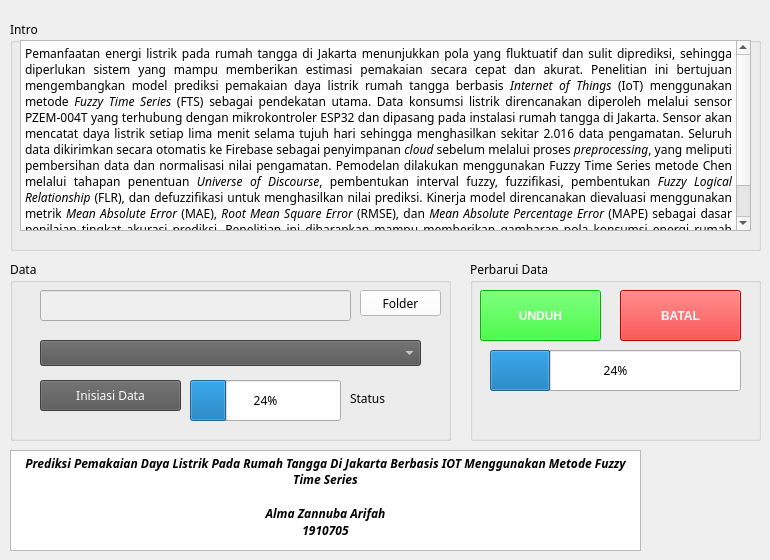
    <widget class="QWidget" name="Main">
     <attribute name="title">
      <string>Main</string>
     </attribute>
     <widget class="QGroupBox" name="groupBox_8">
      <property name="geometry">
       <rect>
        <x>470</x>
        <y>260</y>
        <width>291</width>
        <height>181</height>
       </rect>
      </property>
      <property name="font">
       <font>
        <family>JetBrains Mono</family>
       </font>
      </property>
      <property name="title">
       <string>Perbarui Data</string>
      </property>
      <widget class="QPushButton" name="download_BTN">
       <property name="geometry">
        <rect>
         <x>10</x>
         <y>30</y>
         <width>121</width>
         <height>51</height>
        </rect>
       </property>
       <property name="font">
        <font>
         <family>Segoe UI</family>
         <bold>true</bold>
        </font>
       </property>
       <property name="styleSheet">
        <string notr="true">background-color: rgb(0, 255, 0);  /* Ini Latar Hijau */
color: rgb(255, 255, 255)</string>
       </property>
       <property name="text">
        <string>UNDUH</string>
       </property>
       <property name="icon">
        <iconset theme="QIcon::ThemeIcon::SyncSynchronizing"/>
       </property>
      </widget>
      <widget class="QPushButton" name="CANCEL_Download_Button">
       <property name="geometry">
        <rect>
         <x>150</x>
         <y>30</y>
         <width>121</width>
         <height>51</height>
        </rect>
       </property>
       <property name="font">
        <font>
         <family>Segoe UI</family>
         <bold>true</bold>
        </font>
       </property>
       <property name="styleSheet">
        <string notr="true">background-color: rgb(255, 0, 0);
color: rgb(255, 255, 255)</string>
       </property>
       <property name="text">
        <string>BATAL</string>
       </property>
       <property name="icon">
        <iconset theme="QIcon::ThemeIcon::ApplicationExit"/>
       </property>
      </widget>
      <widget class="QProgressBar" name="progressBar">
       <property name="geometry">
        <rect>
         <x>20</x>
         <y>90</y>
         <width>251</width>
         <height>41</height>
        </rect>
       </property>
       <property name="value">
        <number>24</number>
       </property>
      </widget>
     </widget>
     <widget class="QGroupBox" name="groupBox_9">
      <property name="geometry">
       <rect>
        <x>10</x>
        <y>260</y>
        <width>441</width>
        <height>181</height>
       </rect>
      </property>
      <property name="font">
       <font>
        <family>JetBrains Mono</family>
       </font>
      </property>
      <property name="title">
       <string>Data</string>
      </property>
      <widget class="QPushButton" name="browse_folder_location">
       <property name="geometry">
        <rect>
         <x>350</x>
         <y>30</y>
         <width>81</width>
         <height>26</height>
        </rect>
       </property>
       <property name="styleSheet">
        <string notr="true">background-color: rgb(255, 255, 255);
color:rgb(0, 0, 0)</string>
       </property>
       <property name="text">
        <string>Folder</string>
       </property>
      </widget>
      <widget class="QComboBox" name="comboBox">
       <property name="geometry">
        <rect>
         <x>30</x>
         <y>80</y>
         <width>381</width>
         <height>26</height>
        </rect>
       </property>
       <property name="styleSheet">
        <string notr="true">background-color:rgb(85, 85, 85);
color:rgb(255, 255, 255)</string>
       </property>
      </widget>
      <widget class="QPushButton" name="initate_button">
       <property name="geometry">
        <rect>
         <x>30</x>
         <y>120</y>
         <width>141</width>
         <height>31</height>
        </rect>
       </property>
       <property name="styleSheet">
        <string notr="true">background-color:rgb(85, 85, 85);
color:rgb(255, 255, 255)</string>
       </property>
       <property name="text">
        <string>Inisiasi Data</string>
       </property>
       <property name="icon">
        <iconset theme="QIcon::ThemeIcon::MediaPlaybackStart"/>
       </property>
      </widget>
      <widget class="QLineEdit" name="folderpath_OPEN">
       <property name="enabled">
        <bool>false</bool>
       </property>
       <property name="geometry">
        <rect>
         <x>30</x>
         <y>30</y>
         <width>311</width>
         <height>31</height>
        </rect>
       </property>
      </widget>
      <widget class="QProgressBar" name="progressBar_3">
       <property name="geometry">
        <rect>
         <x>180</x>
         <y>120</y>
         <width>151</width>
         <height>41</height>
        </rect>
       </property>
       <property name="value">
        <number>24</number>
       </property>
      </widget>
      <widget class="QLabel" name="label_status_inisiasidata">
       <property name="geometry">
        <rect>
         <x>340</x>
         <y>130</y>
         <width>81</width>
         <height>16</height>
        </rect>
       </property>
       <property name="text">
        <string>Status</string>
       </property>
      </widget>
     </widget>
     <widget class="QGroupBox" name="groupBox_10">
      <property name="geometry">
       <rect>
        <x>10</x>
        <y>20</y>
        <width>751</width>
        <height>231</height>
       </rect>
      </property>
      <property name="font">
       <font>
        <family>JetBrains Mono</family>
       </font>
      </property>
      <property name="title">
       <string>Intro</string>
      </property>
      <widget class="QTextBrowser" name="textBrowser_18">
       <property name="geometry">
        <rect>
         <x>10</x>
         <y>20</y>
         <width>731</width>
         <height>191</height>
        </rect>
       </property>
       <property name="font">
        <font>
         <family>JetBrains Mono</family>
         <bold>false</bold>
        </font>
       </property>
       <property name="tabChangesFocus">
        <bool>false</bool>
       </property>
       <property name="html">
        <string>&lt;!DOCTYPE HTML PUBLIC &quot;-//W3C//DTD HTML 4.0//EN&quot; &quot;http://www.w3.org/TR/REC-html40/strict.dtd&quot;&gt;
&lt;html&gt;&lt;head&gt;&lt;meta name=&quot;qrichtext&quot; content=&quot;1&quot; /&gt;&lt;meta charset=&quot;utf-8&quot; /&gt;&lt;style type=&quot;text/css&quot;&gt;
p, li { white-space: pre-wrap; }
hr { height: 1px; border-width: 0; }
li.unchecked::marker { content: &quot;\2610&quot;; }
li.checked::marker { content: &quot;\2612&quot;; }
&lt;/style&gt;&lt;/head&gt;&lt;body style=&quot; font-family:'JetBrains Mono'; font-size:9pt; font-weight:400; font-style:normal;&quot;&gt;
&lt;p align=&quot;justify&quot; style=&quot; margin-top:0px; margin-bottom:0px; margin-left:0px; margin-right:0px; -qt-block-indent:0; text-indent:0px;&quot;&gt;&lt;span style=&quot; font-family:'Times New Roman','serif';&quot;&gt;Pemanfaatan energi listrik pada rumah tangga di Jakarta menunjukkan pola yang fluktuatif dan sulit diprediksi, sehingga diperlukan sistem yang mampu memberikan estimasi pemakaian secara cepat dan akurat. Penelitian ini bertujuan mengembangkan model prediksi pemakaian daya listrik rumah tangga berbasis &lt;/span&gt;&lt;span style=&quot; font-family:'Times New Roman','serif'; font-style:italic;&quot;&gt;Internet of Things &lt;/span&gt;&lt;span style=&quot; font-family:'Times New Roman','serif';&quot;&gt;(IoT) menggunakan metode &lt;/span&gt;&lt;span style=&quot; font-family:'Times New Roman','serif'; font-style:italic;&quot;&gt;Fuzzy Time Series &lt;/span&gt;&lt;span style=&quot; font-family:'Times New Roman','serif';&quot;&gt;(FTS) sebagai pendekatan utama. Data konsumsi listrik direncanakan diperoleh melalui sensor PZEM-004T yang terhubung dengan mikrokontroler ESP32 dan dipasang pada instalasi rumah tangga di Jakarta. Sensor akan mencatat daya listrik setiap lima menit selama tujuh hari sehingga menghasilkan sekitar 2.016 data pengamatan. Seluruh data dikirimkan secara otomatis ke Firebase sebagai penyimpanan &lt;/span&gt;&lt;span style=&quot; font-family:'Times New Roman','serif'; font-style:italic;&quot;&gt;cloud &lt;/span&gt;&lt;span style=&quot; font-family:'Times New Roman','serif';&quot;&gt;sebelum melalui proses &lt;/span&gt;&lt;span style=&quot; font-family:'Times New Roman','serif'; font-style:italic;&quot;&gt;preprocessing&lt;/span&gt;&lt;span style=&quot; font-family:'Times New Roman','serif';&quot;&gt;, yang meliputi pembersihan data dan normalisasi nilai pengamatan. Pemodelan dilakukan menggunakan Fuzzy Time Series metode Chen melalui tahapan penentuan &lt;/span&gt;&lt;span style=&quot; font-family:'Times New Roman','serif'; font-style:italic;&quot;&gt;Universe of Discourse&lt;/span&gt;&lt;span style=&quot; font-family:'Times New Roman','serif';&quot;&gt;, pembentukan interval fuzzy, fuzzifikasi, pembentukan &lt;/span&gt;&lt;span style=&quot; font-family:'Times New Roman','serif'; font-style:italic;&quot;&gt;Fuzzy Logical Relationship &lt;/span&gt;&lt;span style=&quot; font-family:'Times New Roman','serif';&quot;&gt;(FLR), dan defuzzifikasi untuk menghasilkan nilai prediksi. Kinerja model direncanakan dievaluasi menggunakan metrik &lt;/span&gt;&lt;span style=&quot; font-family:'Times New Roman','serif'; font-style:italic;&quot;&gt;Mean Absolute Error &lt;/span&gt;&lt;span style=&quot; font-family:'Times New Roman','serif';&quot;&gt;(MAE), &lt;/span&gt;&lt;span style=&quot; font-family:'Times New Roman','serif'; font-style:italic;&quot;&gt;Root Mean Square Error&lt;/span&gt;&lt;span style=&quot; font-family:'Times New Roman','serif';&quot;&gt; (RMSE), dan &lt;/span&gt;&lt;span style=&quot; font-family:'Times New Roman','serif'; font-style:italic;&quot;&gt;Mean Absolute Percentage Error&lt;/span&gt;&lt;span style=&quot; font-family:'Times New Roman','serif';&quot;&gt; (MAPE) sebagai dasar penilaian tingkat akurasi prediksi. Penelitian ini diharapkan mampu memberikan gambaran pola konsumsi energi rumah tangga di Jakarta secara lebih terukur serta mendukung pengembangan sistem prediksi berbasis IoT yang adaptif, mudah diimplementasikan, dan relevan untuk pengelolaan energi listrik skala rumah tangga.&lt;/span&gt; &lt;/p&gt;&lt;/body&gt;&lt;/html&gt;</string>
       </property>
      </widget>
     </widget>
     <widget class="QTextBrowser" name="textBrowser_17">
      <property name="geometry">
       <rect>
        <x>10</x>
        <y>450</y>
        <width>631</width>
        <height>101</height>
       </rect>
      </property>
      <property name="font">
       <font>
        <family>JetBrains Mono</family>
        <bold>false</bold>
       </font>
      </property>
      <property name="tabChangesFocus">
       <bool>false</bool>
      </property>
      <property name="html">
       <string>&lt;!DOCTYPE HTML PUBLIC &quot;-//W3C//DTD HTML 4.0//EN&quot; &quot;http://www.w3.org/TR/REC-html40/strict.dtd&quot;&gt;
&lt;html&gt;&lt;head&gt;&lt;meta name=&quot;qrichtext&quot; content=&quot;1&quot; /&gt;&lt;meta charset=&quot;utf-8&quot; /&gt;&lt;style type=&quot;text/css&quot;&gt;
p, li { white-space: pre-wrap; }
hr { height: 1px; border-width: 0; }
li.unchecked::marker { content: &quot;\2610&quot;; }
li.checked::marker { content: &quot;\2612&quot;; }
&lt;/style&gt;&lt;/head&gt;&lt;body style=&quot; font-family:'JetBrains Mono'; font-size:9pt; font-weight:400; font-style:normal;&quot;&gt;
&lt;p align=&quot;center&quot; style=&quot; margin-top:0px; margin-bottom:0px; margin-left:0px; margin-right:0px; -qt-block-indent:0; text-indent:0px;&quot;&gt;&lt;span style=&quot; font-family:'Segoe UI'; font-weight:700; font-style:italic;&quot;&gt;Prediksi Pemakaian Daya Listrik Pada Rumah Tangga Di Jakarta Berbasis IOT Menggunakan Metode Fuzzy Time Series&lt;/span&gt;&lt;/p&gt;
&lt;p align=&quot;center&quot; style=&quot;-qt-paragraph-type:empty; margin-top:0px; margin-bottom:0px; margin-left:0px; margin-right:0px; -qt-block-indent:0; text-indent:0px; font-family:'Segoe UI'; font-weight:700; font-style:italic;&quot;&gt;&lt;br /&gt;&lt;/p&gt;
&lt;p align=&quot;center&quot; style=&quot; margin-top:0px; margin-bottom:0px; margin-left:0px; margin-right:0px; -qt-block-indent:0; text-indent:0px;&quot;&gt;&lt;span style=&quot; font-weight:700; font-style:italic;&quot;&gt;Alma Zannuba Arifah&lt;/span&gt;&lt;/p&gt;
&lt;p align=&quot;center&quot; style=&quot; margin-top:0px; margin-bottom:0px; margin-left:0px; margin-right:0px; -qt-block-indent:0; text-indent:0px;&quot;&gt;&lt;span style=&quot; font-weight:700; font-style:italic;&quot;&gt;1910705&lt;/span&gt;&lt;/p&gt;&lt;/body&gt;&lt;/html&gt;</string>
      </property>
     </widget>
     <widget class="QLabel" name="label_81">
      <property name="geometry">
       <rect>
        <x>660</x>
        <y>450</y>
        <width>101</width>
        <height>101</height>
       </rect>
      </property>
      <property name="text">
       <string/>
      </property>
      <property name="pixmap">
       <pixmap>../../Logo Trilogi.png</pixmap>
      </property>
      <property name="scaledContents">
       <bool>true</bool>
      </property>
     </widget>
     <zorder>groupBox_10</zorder>
     <zorder>groupBox_8</zorder>
     <zorder>groupBox_9</zorder>
     <zorder>textBrowser_17</zorder>
     <zorder>label_81</zorder>
    </widget>
